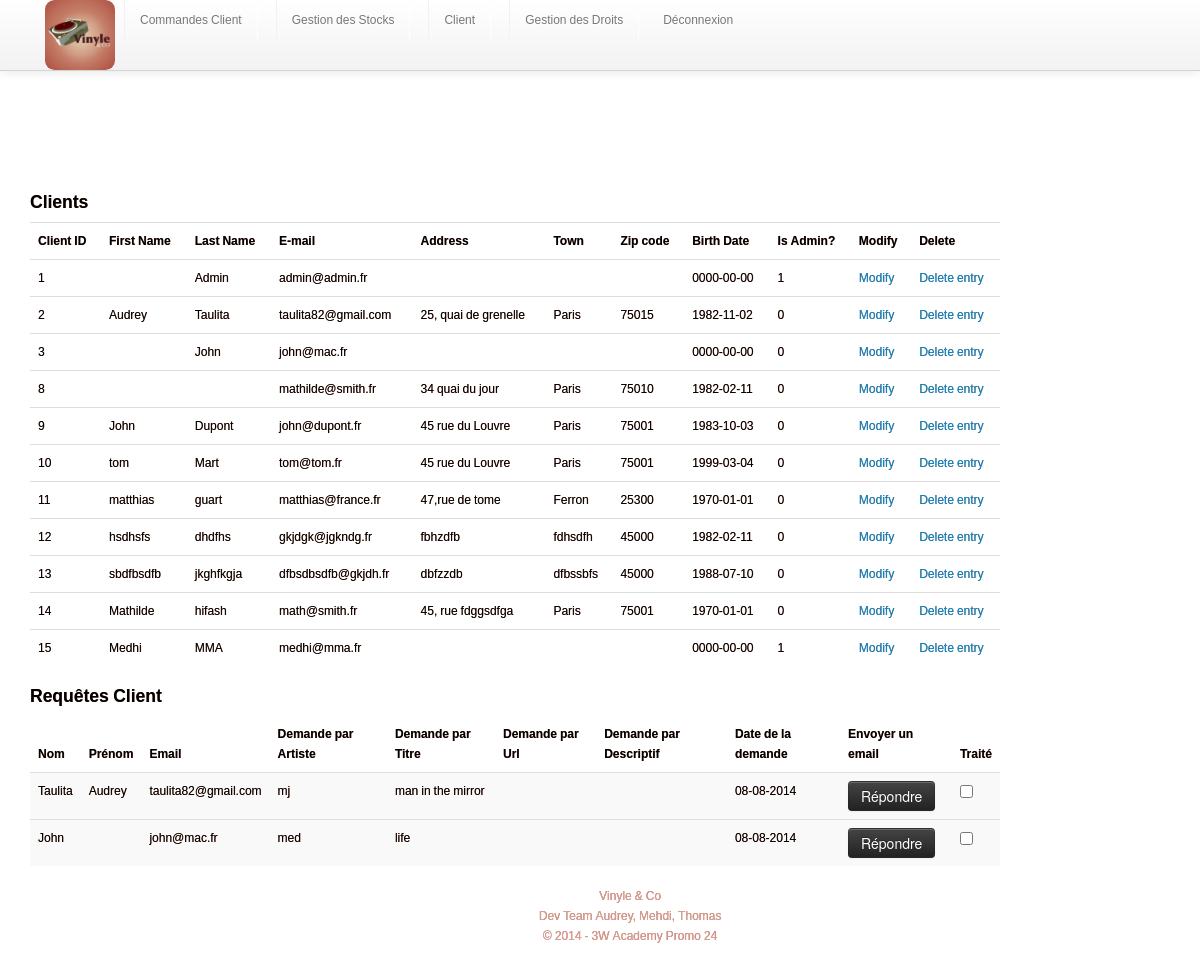
Page /index.php?admin=ok&backendpage=backendClient (signed in) on the earlier database version.
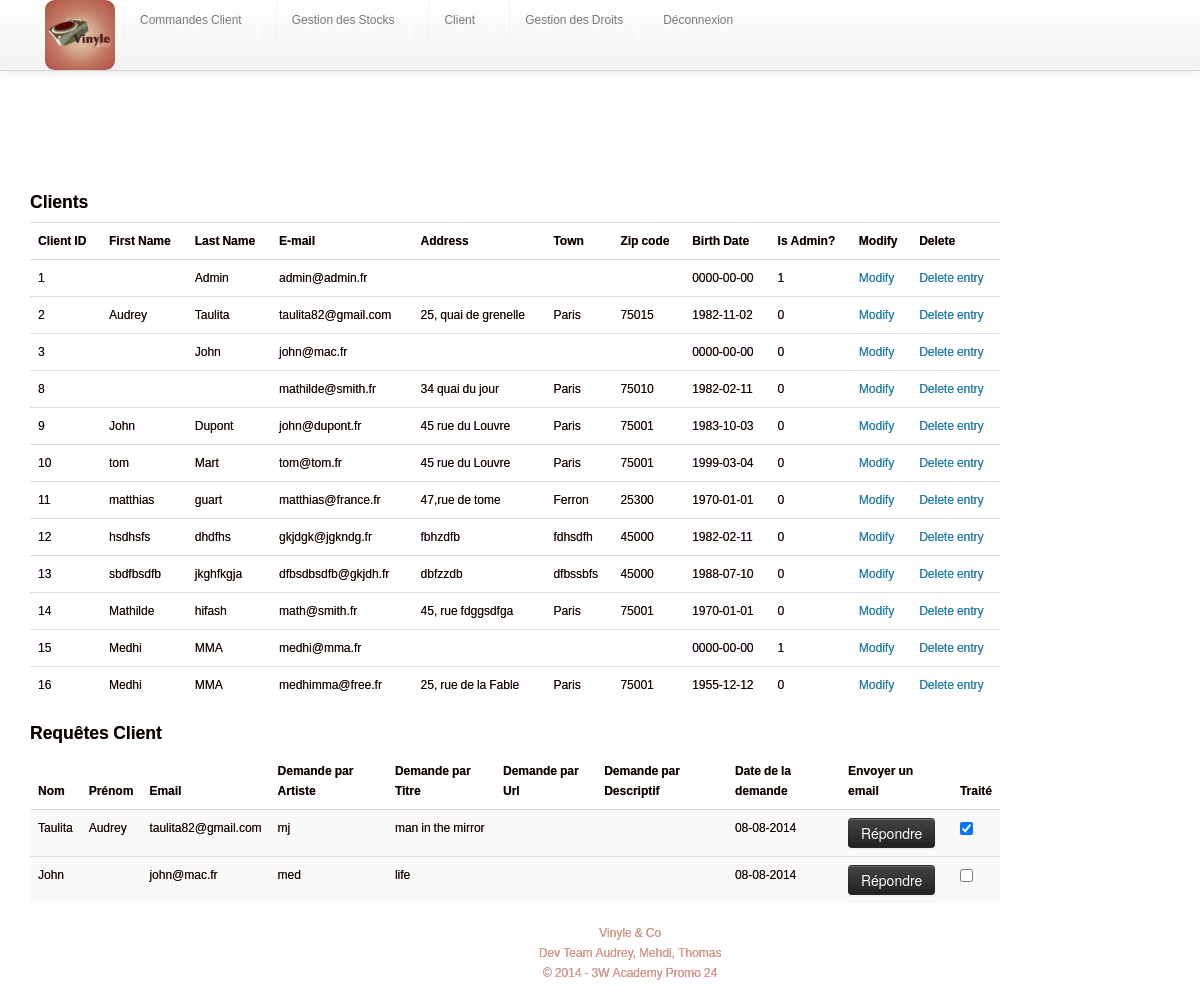
Same page on the later database version.
### tables this page shows
CREATE TABLE IF NOT EXISTS `t_user` (
  `id` int(11) NOT NULL AUTO_INCREMENT,
  `email` varchar(134) NOT NULL,
  `name` varchar(134) NOT NULL,
  `firstname` varchar(132) NOT NULL,
  `password` varchar(32) NOT NULL,
  `birthdate` date NOT NULL,
  `address` varchar(132) NOT NULL,
  `codePostal` varchar(5) NOT NULL,
  `ville` varchar(132) NOT NULL,
  `admin` tinyint(1) NOT NULL DEFAULT '0',
  PRIMARY KEY (`id`),
  UNIQUE KEY `email` (`email`)
);

CREATE TABLE IF NOT EXISTS `requests` (
  `id` int(11) NOT NULL AUTO_INCREMENT,
  `artiste` varchar(255) NOT NULL,
  `titre` varchar(255) NOT NULL,
  `url` varchar(255) NOT NULL,
  `description` varchar(255) NOT NULL,
  `date_request` datetime NOT NULL,
  `id_client` int(11) NOT NULL,
  `date_traite` datetime NOT NULL,
  `traite` tinyint(1) DEFAULT '0',
  PRIMARY KEY (`id`)
);

### apps/backendClient.php (called while the page is built, shortened)
<?php
require('models/user.class.php');
function getClients($db) {
	$req = "SELECT * FROM t_user";
	$res = mysqli_query($db, $req);
	$clients = array();
	while ($client = mysqli_fetch_object($res, "User")) {
		$clients[] = $client;
	}
	return $clients;
}
$clients = getClients($db);
require('views/backendClient.phtml');
?>

### index.php (called while the page is built, shortened)
<?php
require('apps/skel.php');
?>

### models/user.class.php (called while the page is built, shortened)
<?php
class User
{
	private $id;
	private $email;
	private $name;
	private $firstname;
	private $birthdate;
	private $address;
	private $codePostal;
	private $ville;
	public function getId()
	{
		return $this->id;
	}
	public function getFirstName()
	{
		return $this->firstname;
	}
	public function getName()
	{
		return $this->name;
	}
	public function getEmail()
	{
		return $this->email;
	}
	public function getBirthdate()
	{
		return $this->birthdate;
	}
	public function getAddress()
	{
		return $this->address;
	}
	public function getCodePostal()
	{
		return $this->codePostal;
	}
	public function getVille()
	{
		return $this->ville;
	}
	public function getIsAdmin()
	{
		return $this->admin;
	}
}
?>

### views/backendClient.phtml (the view)
<h4>Clients</h4>
<table class="table" title="Client List">
    <tr>
        <th>Client ID</th>
        <th>First Name</th>
        <th>Last Name</th>
        <th>E-mail</th>
        <th>Address</th>
        <th>Town</th>
        <th>Zip code</th>
        <th>Birth Date</th>
        <th>Is Admin?</th>
        <th>Modify</th>
        <th>Delete</th>
    </tr>
    <?php
    $i=0;
    while (isset($clients[$i])) {?>
    <tr>
        <td><?=$clients[$i]->getId()?></td>
        <td><?=$clients[$i]->getFirstName()?></td>
        <td><?=$clients[$i]->getName()?></td>
        <td><?=$clients[$i]->getEmail()?></td>
        <td><?=$clients[$i]->getAddress()?></td>
        <td><?=$clients[$i]->getVille()?></td>
        <td><?=$clients[$i]->getCodePostal()?></td>
        <td><?=$clients[$i]->getBirthdate()?></td>
        <td><?=$clients[$i]->getIsAdmin()?></td>
        <td><a href="#">Modify</a></td>
        <td><a href="#">Delete entry</a></td>
    </tr>
    <?php
        $i++;
    }
    ?>
</table>
<h4>Requêtes Client</h4>
<table class='table table-striped'>
	<thead>
		<tr>
			<th>Nom</th>
			<th>Prénom</th>
			<th>Email</th>
			<th>Demande par Artiste</th>
			<th>Demande par Titre</th>
			<th>Demande par Url</th>
			<th>Demande par Descriptif</th>
			<th>Date de la demande</th>
			<th>Envoyer un email</th>
			<th>Traité</th>
		</tr>
	</thead>
	<tbody>
		<?php require('apps/backendRequestClient.php');?>
	</tbody>
</table>

### apps/backendRequestClient.php (shortened to what this page needs)
<?php
$req2 = "SELECT * FROM requests LEFT JOIN t_user ON requests.id_client=t_user.id";
$res2= mysqli_query($db, $req2);
while($demande=mysqli_fetch_assoc($res2))
{
	$nom=htmlentities($demande['name']);
	$prenom=htmlentities($demande['firstname']);
	$email=htmlentities($demande['email']);
	$artiste=htmlentities($demande['artiste']);
	$titre=htmlentities($demande['titre']);
	$date=date("d-m-Y",strtotime($demande['date_request']));
	if($demande['traite']==1)
		$check='checked';
	else
		$check='';
	require('views/backendRequestClient.phtml');
}
?>

### views/backendRequestClient.phtml (shortened to what this page needs)
<tr>
	<td><?=$nom?></td>
	<td><?=$prenom?></td>
	<td><?=$email?></td>
	<td><?=$artiste?></td>
	<td><?=$titre?></td>
	<td><?=$url?></td>
	<td><?=$description?></td>
	<td><?=$date?></td>
	<td><a href="mailto:<?=$email?>"><button class="btn btn-inverse">Répondre</button></a></td>
<form name='traite' action="index.php?admin=ok&backendpage=backendClient" methode='POST'>
	<td><input id='traite' type="checkbox" name="traite" value='1'<?=$check?> >
	</td>
</form>
</tr>

Differences in the rows shown:
added t_user: id "16", firstname "Medhi", name "MMA", email "medhimma@free.fr", address "25, rue de la Fable", ville "Paris", codePostal "75001", birthdate "1955-12-12", admin "0"
changed requests "mj": traite "☐" → "☑"
